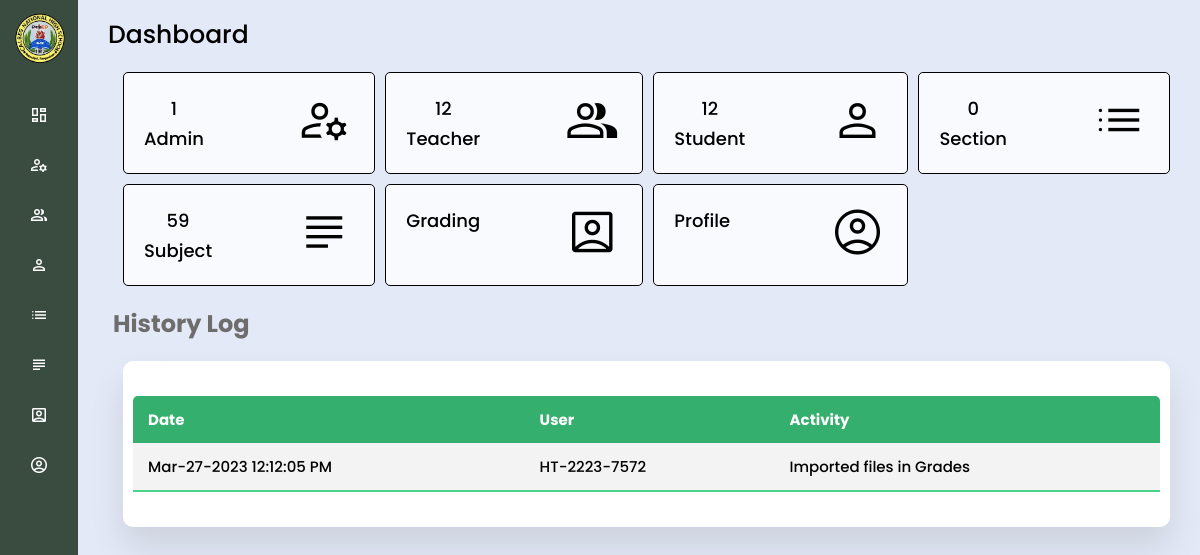
The page /superAdmin/adminDashboard.php on the database its author committed.
### tables this page shows
CREATE TABLE `activitylog` (
  `id` int(11) NOT NULL,
  `user` varchar(255) NOT NULL,
  `activity` varchar(255) NOT NULL,
  `date` varchar(255) NOT NULL,
  `time` varchar(255) NOT NULL
);

### superAdmin/includes/historyLog.php (the view, shortened to what this page needs)
<?php
  include "../includes/database.php";
?>
<section class="historyLog">
    <div class="history-list">
        <table class="table">
            <thead>
                <thead>
                    <tr>
                        <th>Date</th>
                        <th>User</th>
                        <th>Activity</th>
                    </tr>
                </thead>
                <tbody>
                    <?php
                        $ret=mysqli_query($conn,"SELECT * from activitylog");
                        while ($row=mysqli_fetch_array($ret)) {
                    ?>
                    <tr>
                        <td data-label="Date"><?php  echo $row['date'];?></td>
                        <td data-label="User"><?php  echo $row['user'];?></td>
                        <td data-label="Activity"><?php  echo $row['activity'];?></td>
                    </tr>
                    <?php
                    }?>
            </tbody>
        </table>
    </div>
</section>

### assets/css/navContainer.css (style rules this page uses)
* { margin: 0; padding: 0; box-sizing: border-box; font-family: 'Poppins', sans-serif; }
body { background: #E4E9F7; }

### assets/css/style.css (style rules this page uses)
.historyLog { padding: 0 30px; }
.history-list { width: 100%; padding: 10px; margin-top: 10px; background: #fff; border-radius: 10px; box-shadow: 0 20px 35px rgba(0, 0, 0, 0.1); }
.table { border-collapse: collapse; margin: 25px 0; font-size: 15px; min-width: 100%; overflow: hidden; border-radius: 5px 5px 0 0; }
table thead tr { color: #fff; background: #34AF6D; text-align: left; font-weight: bold; }
.table th, .table td { padding: 12px 15px; }
.table tbody tr { border-bottom: 1px solid #ddd; }
.table tbody tr:nth-of-type(odd) { background: #f3f3f3; }
.table tbody tr:last-of-type { border-bottom: 2px solid #4AD489; }

### rows shown on the page
activitylog: date "Mar-27-2023 12:12:05 PM", user "HT-2223-7572", activity "Imported files in Grades"

### other values the page prints
$num_rows "1"
$num_rows "12"
$num_rows "0"
$num_rows "59"
